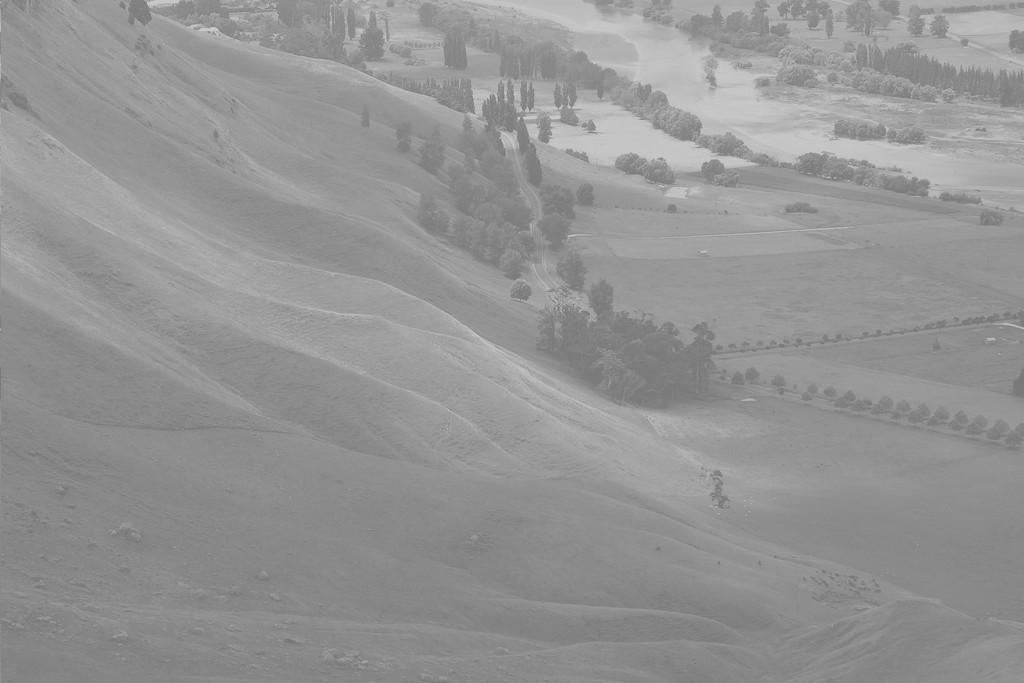
#> input picture image_histogram/bay.jpg, 1024 x 683 px
$ python lab1.py
#> lines starting #> are read from the running program, lines starting #| are printed output that depends on the picture
import numpy as np
import matplotlib.pyplot as plt
from PIL import Image

# ---- 1. Đọc ảnh grayscale bằng PIL ----
def read_image(path):
#> called with path = 'bay.jpg'
    img = Image.open(path).convert("L")  # chuyển sang grayscale
#> img is the input picture: PIL image 1024x683 L; min 114, max 212, mean 148
    return np.array(img)

# ---- 2. Tính histogram ----
def compute_histogram(img):
    hist = np.zeros(256, dtype=int)
    for pixel in img.flatten():
        hist[pixel] += 1
#> this loop made 699392 passes
#> pixel on passes 1 to 3: 136, 138, 143
#> after the loop, hist = 256 values, max 30266 at index 137, min 0 at index 0, mean 2732
    return hist

# ---- 3. Cân bằng histogram (theo công thức CDF) ----
def histogram_equalization(img):
    # B1: tính histogram
    hist = compute_histogram(img)
    n_pixels = img.size
#> n_pixels = 699392

    # B2: tính xác suất (PDF)
    pdf = hist / n_pixels
#> pdf = 256 values, max 0.0433 at index 137, min 0 at index 0, mean 0.00391

    # B3: tính hàm tích lũy (CDF)
    cdf = np.cumsum(pdf)
#> cdf = 256 values from 0 to 1

    # B4: ánh xạ sang giá trị mới (scale về 0-255)
    transform_map = np.floor(255 * cdf).astype(np.uint8)
#> transform_map = 256 values from 0 to 255

    # B5: tạo ảnh mới với giá trị mức xám đã biến đổi
    equalized_img = transform_map[img]
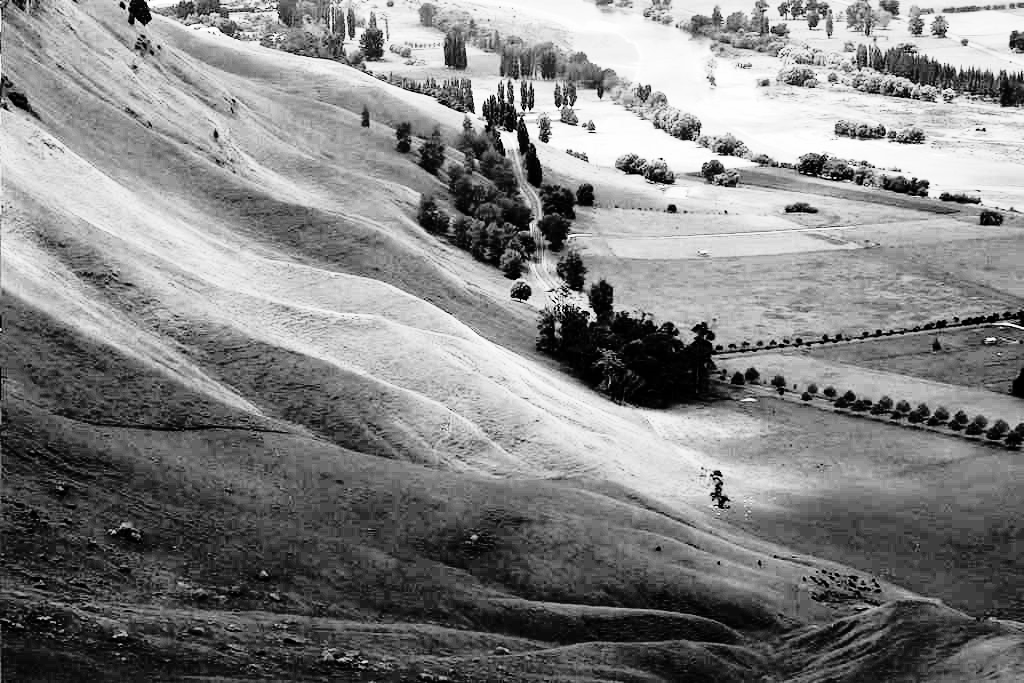
#> equalized_img: shape (683, 1024); min 0, max 255, mean 130.1

    return equalized_img, hist, compute_histogram(equalized_img)
#> the loop in compute_histogram (call 2), `for pixel in img.flatten():` made 699392 passes
#> pixel on passes 1 to 3: 51, 72, 115

# ---- 4. Test ----
if __name__ == "__main__":
    # đọc ảnh
    img = read_image("bay.jpg")

    # cân bằng histogram
    eq_img, hist_before, hist_after = histogram_equalization(img)
#> hist_before has the same summary as hist in compute_histogram; hist_after = 256 values, max 30266 at index 62, min 0 at index 4, mean 2732

    # vẽ kết quả
    plt.figure(figsize=(12,6))

    plt.subplot(2,2,1)
    plt.imshow(img, cmap="gray")
    plt.title("Ảnh gốc")
    plt.axis("off")

    plt.subplot(2,2,2)
    plt.bar(range(256), hist_before, color="blue")
    plt.title("Histogram gốc")

    plt.subplot(2,2,3)
    plt.imshow(eq_img, cmap="gray")
    plt.title("Ảnh sau Histogram Equalization")
    plt.axis("off")

    plt.subplot(2,2,4)
    plt.bar(range(256), hist_after, color="green")
    plt.title("Histogram sau Equalization")

    plt.tight_layout()
    plt.show()
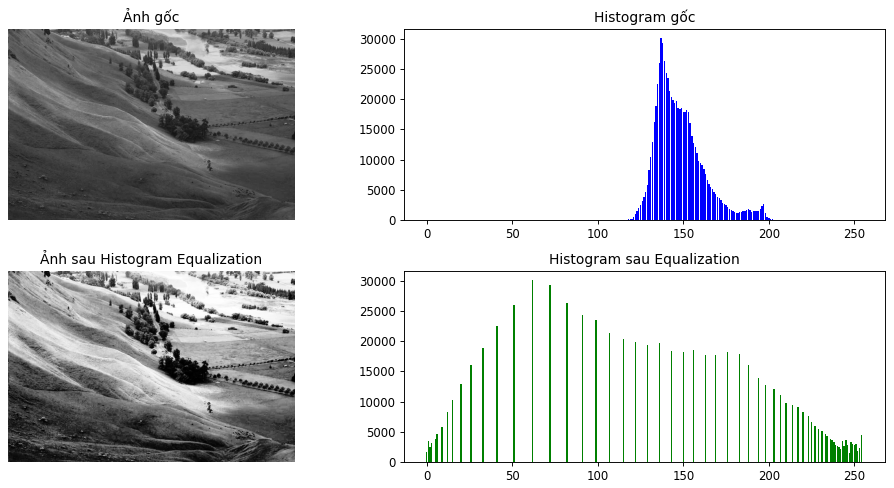
#> figure drawn by matplotlib, 4 panels; panel 2: tallest bar 30266 high, from x = 136.6 to 137.4; panel 4: tallest bar 30266 high, from x = 61.6 to 62.4
